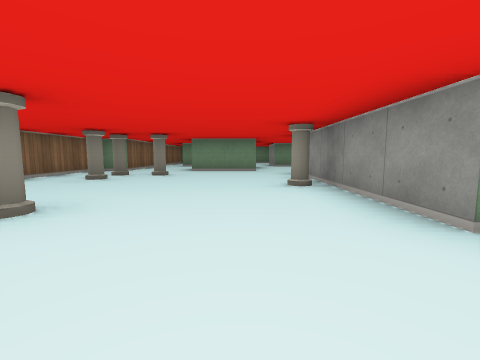
[1] (above)

20 first-person views from a walk through a cub3D ray-caster map. The camera is about half as high as the walls, tilts 6° down and sees 90° across. The floor is counted in squares. Each view is taken from the middle of a square. On the plan, view 1 faces up. The plan holds only what a view shows up to about 9 squares ahead; the rest is blank.

[2]
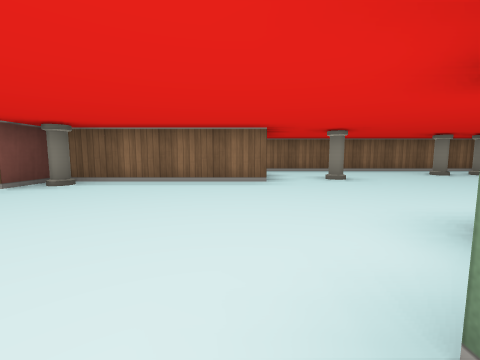

[3]
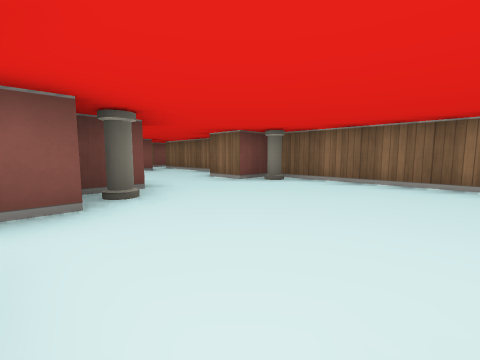

[4]
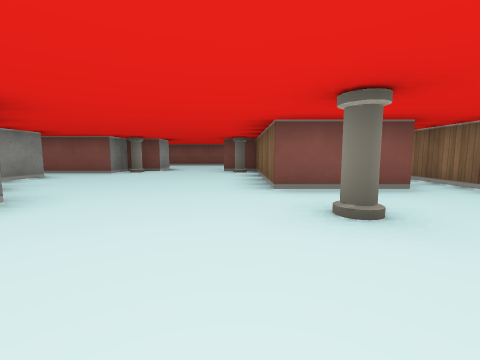

[5]
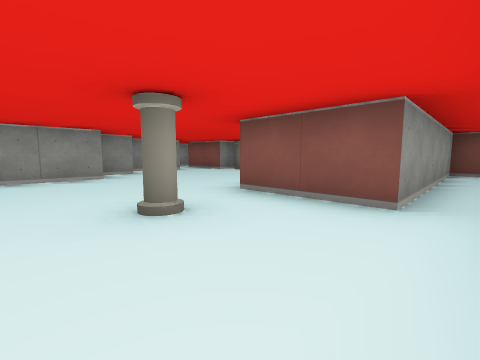

[6]
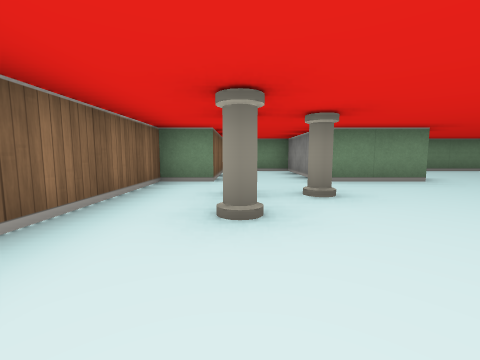

[7]
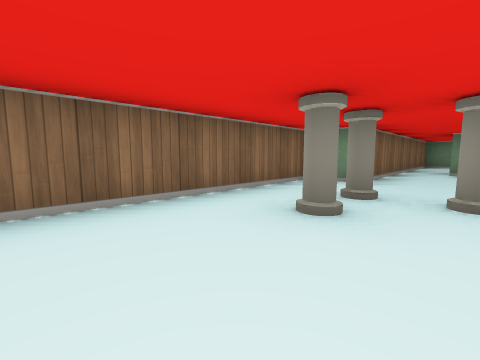

[8]
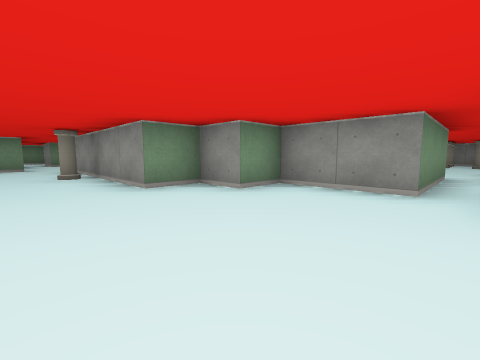

[9]
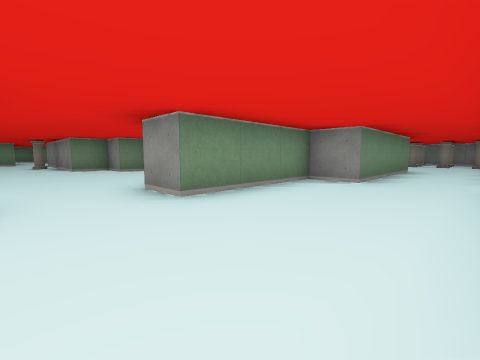

[10]
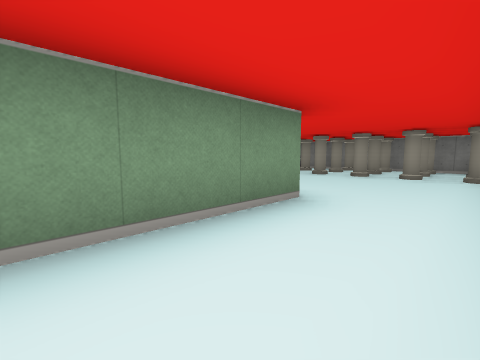

[11]
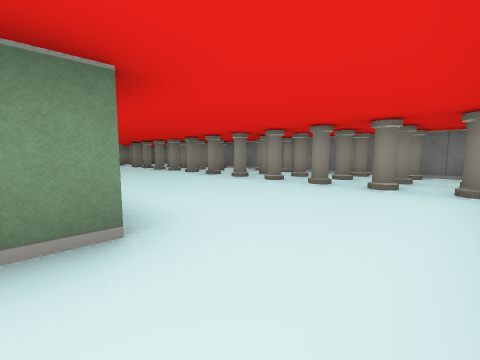

[12]
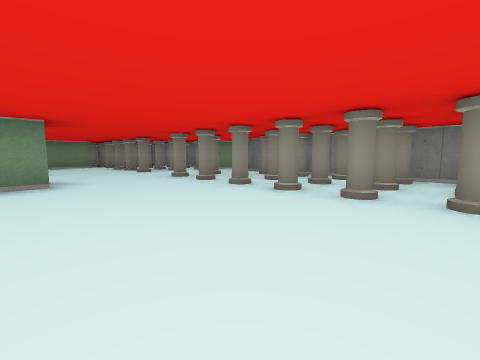

[13]
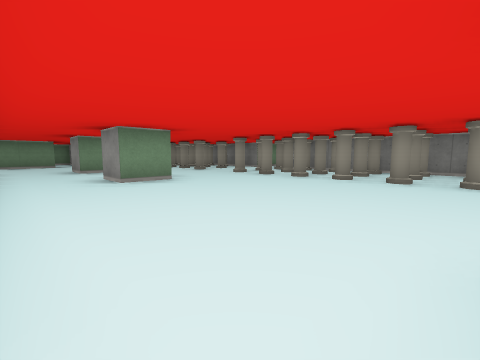

[14]
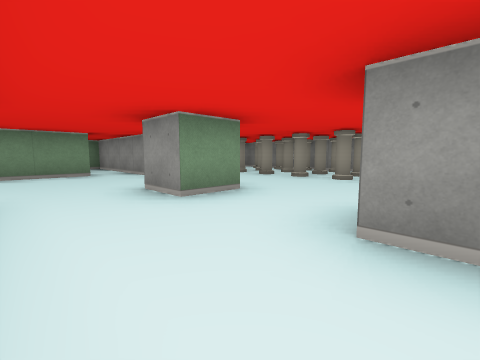

[15]
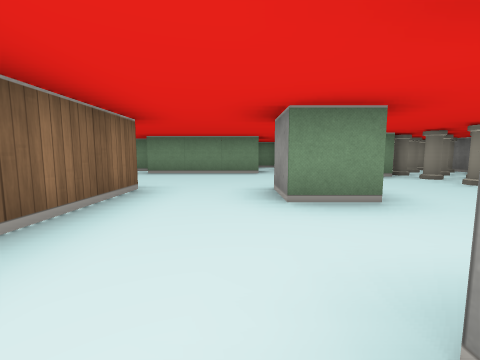

[16]
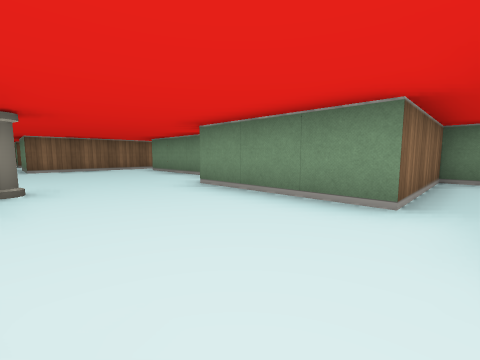

[17]
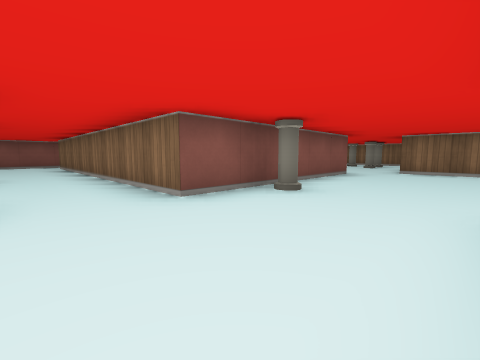

[18]
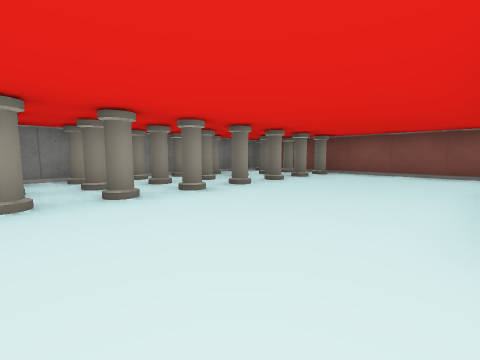

[19]
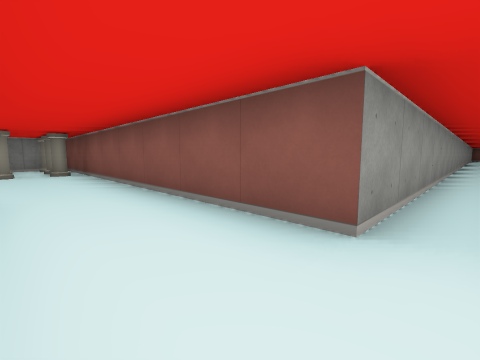

[20]
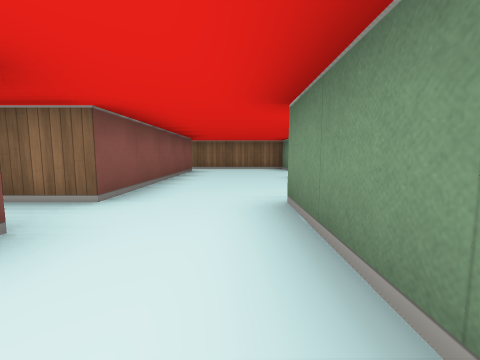

### Floor plan
Points are (right, up) in squares from view 1. A wall is a line through its corners. A room is listed if a view was taken in it or the views show most of it. See-through windows are left out.
Room 1 (views 1, 2, 3, 4, 5, 6, 7, 8)
walls: (-0.5, 7.5) (-1.5, 7.5); (3.5, -1.5) (3.5, 0.5) (2.5, 0.5) (2.5, 1.5) (1.5, 1.5) (1.5, 5.9); (1.5, -3.5) (2.5, -3.5) (2.5, -2.5) (3.5, -2.5); (-1.5, 8.2) (-1.5, 10.5) (-2.5, 10.5); (-4.1, -4.5) (-3.5, -4.5) (-3.5, 0.5) (-1.5, 0.5) (-1.5, -3.5) (-0.5, -3.5); (-3.5, 10.5) (-3.5, 7.5) (-4.5, 7.5) (-4.5, -1)
ways out: opening at (0.5, -4) to room 2; opening at (0.5, 7) to room 2; opening at (4, -2) to room 2; opening at (-3, 11)
objects: pillar (-3, 5); pillar (-3, 6); pillar (-2, 2); pillar (-2, 6); pillar (-1, -3); pillar (1, 4); pillar (2, -3)
Room 2 (views 9, 10, 11, 12, 13, 14, 15, 16, 17, 18, 19, 20)
walls: (6.6, -2.5) (8, -2.5); (9.6, 2.5) (8.5, 2.5) (8.5, 3.5); (3.5, -2.5) (4.4, -2.5); (8.6, -5.5) (4.5, -5.5) (4.5, -4.5) (1.5, -4.5) (1.5, -3.5); (9.6, 5.5) (8.5, 5.5) (8.5, 6.5); (14.5, 4.5) (14.5, 7.9); (9.5, 8.8) (9.5, 12.5) (8.5, 12.5) (8.5, 9.5) (5.5, 9.5); (-0.5, -3.5) (-0.5, -4.5) (-1.5, -4.5) (-1.5, -8.4); (1.5, 6.5) (6.5, 6.5) (6.5, -1.5) (3.5, -1.5); (11.5, 8.5) (10.1, 8.5); (14.5, -7.4) (14.5, 3.2); (5.1, 10.5) (1.5, 10.5); (-0.6, -7.5) (4.5, -7.5) (4.5, -8.5); (14.5, 9.8) (14.5, 10.4); (0.5, 11) (0.5, 7.5) (-0.5, 7.5); (5.5, -18.1) (5.5, -7.5) (14.2, -7.5)
ways out: opening at (0.5, -4) to room 1; opening at (0.5, 7) to room 1; opening at (4, -2) to room 1; opening at (-1, -8)
objects: pillar (5, 7); pillar (12, -7); pillar (12, -6); pillar (12, -5); pillar (12, -4); pillar (12, -3); pillar (12, -2); pillar (12, -1); pillar (12, 0); pillar (12, 1); pillar (12, 2); pillar (12, 3); pillar (12, 5); pillar (12, 6); pillar (12, 7); pillar (12, 8); pillar (12, 9); pillar (13, -7); pillar (13, -6); pillar (13, -5); pillar (13, -4); pillar (13, -3); pillar (13, -2); pillar (13, -1); pillar (13, 0); pillar (13, 1); pillar (13, 2); pillar (13, 3); pillar (13, 5); pillar (13, 6); pillar (13, 7); other object (13, 8); pillar (13, 9); pillar (13, 10); other object (13, 11); pillar (14, -7); pillar (14, -6); pillar (14, -5); pillar (14, -4); pillar (14, -3); pillar (14, -2); pillar (14, -1); pillar (14, 0); pillar (14, 1); pillar (14, 2); pillar (14, 3); other object (14, 5); pillar (14, 6); other object (14, 7); pillar (14, 8); other object (14, 9); pillar (14, 10); pillar (14, 11)

Positions as (right, up) in squares from view 1, and headings:
1: (0, 0), facing up
2: (3, 0), facing left
3: (3, 0), facing down-left
4: (-1, 4), facing down
5: (-4, 3), facing down-right
6: (-3, 3), facing up
7: (-2, 3), facing up-left
8: (0, -2), facing up-right
9: (0, -7), facing up-right
10: (6, -7), facing up-right
11: (8, -7), facing up-right
12: (9, -2), facing up-right
13: (7, -2), facing up-right
14: (7, 3), facing up-right
15: (8, 3), facing up
16: (9, 7), facing up-left
17: (8, 9), facing down-left
18: (9, -1), facing down-right
19: (5, -6), facing down-right
20: (7, -6), facing left
